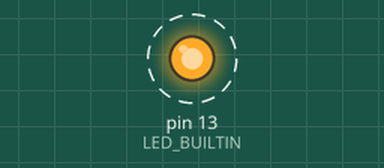
Recording of a sketch running on a simulated Arduino Uno, built with avr-gcc and run on an emulated ATmega328P. Parts: output pins drawn as LEDs (lit = HIGH). Dashed ring = blinking.

Above: at 0.15 s.
Timing chart, 0 to 3.0 s (numbered marks = the images above):
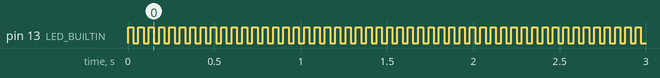

The sketch:

Pisca_Pisca.ino
```cpp
void setup() {
 pinMode(LED_BUILTIN, OUTPUT);
}

void loop() {
  digitalWrite(LED_BUILTIN,HIGH);
delay(30);
digitalWrite(LED_BUILTIN,LOW);
delay(30);
}
```

Measured:
- by itself, pin 13 (LED_BUILTIN): alternates HIGH for 0.03 s and LOW for 0.03 s
